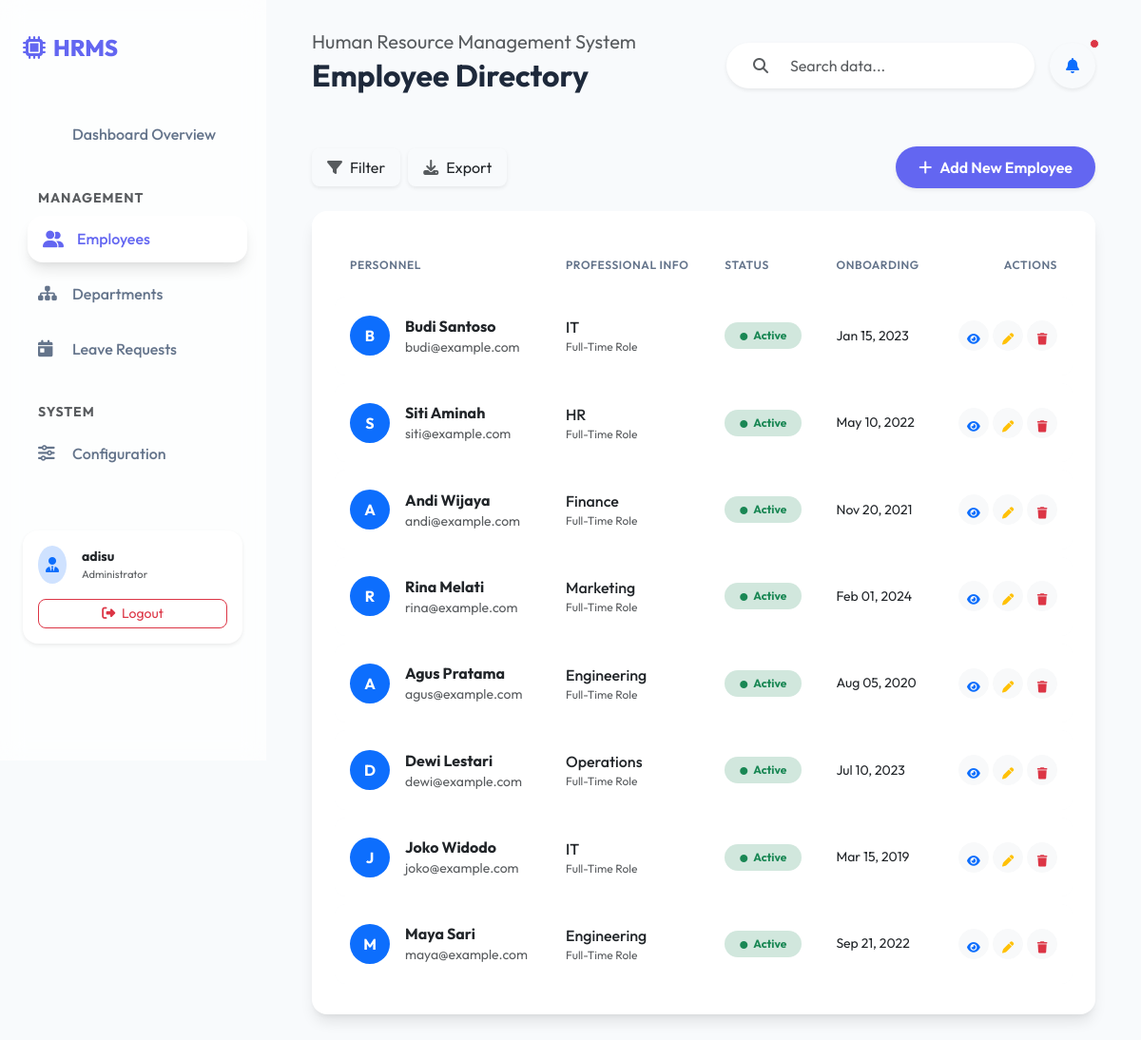
Screenshot of /employees/ (signed in) with the database file from the repository.
### core/models.py (models this page shows, shortened)
class Employee(models.Model):
    STATUS_CHOICES = [
        ('active', 'Active'),
        ('inactive', 'Inactive'),
    ]
    user = models.OneToOneField(User, on_delete=models.CASCADE, null=True, blank=True)
    full_name = models.CharField(max_length=200)
    email = models.EmailField(unique=True)
    phone = models.CharField(max_length=20, blank=True)
    department = models.ForeignKey(Department, on_delete=models.SET_NULL, null=True)
    date_joined = models.DateField()
    status = models.CharField(max_length=10, choices=STATUS_CHOICES, default='active')

class Department(models.Model):
    name = models.CharField(max_length=100)
    description = models.TextField(blank=True)
    class Meta:
        verbose_name_plural = 'Departments'

### core/views.py (the view)
# urls.py: path('employees/', views.EmployeeListView.as_view(), name='employee_list'),
class EmployeeListView(LoginRequiredMixin, ListView):
    model = Employee
    template_name = 'core/employee_list.html'
    context_object_name = 'employees'
    paginate_by = 10
    def get_queryset(self):
        queryset = super().get_queryset()
        q = self.request.GET.get('q')
        dept = self.request.GET.get('dept')
        status = self.request.GET.get('status')
        if q:
            queryset = queryset.filter(
                Q(full_name__icontains=q) |
                Q(email__icontains=q) |
                Q(phone__icontains=q)
            )
        if dept:
            queryset = queryset.filter(department_id=dept)
        if status:
            queryset = queryset.filter(status=status)
        return queryset
    def get_context_data(self, **kwargs):
        context = super().get_context_data(**kwargs)
        context['departments'] = Department.objects.all()
        return context

### templates/core/employee_list.html (shortened to what this page needs)
{% extends 'base.html' %}
{% block page_title %}Employee Directory{% endblock %}
{% block content %}
<div class="d-flex justify-content-between align-items-center mb-4">
    <div class="d-flex gap-2">
        <div class="dropdown">
            <button class="btn btn-white shadow-sm rounded-3 px-3 py-2 border-0" data-bs-toggle="dropdown" aria-expanded="false">
                <i class="fas fa-filter text-muted me-2"></i>Filter
            </button>
        </div>
        <a href="{% url 'core:export_employees_csv' %}?q={{ request.GET.q }}&dept={{ request.GET.dept }}&status={{ request.GET.status }}" class="btn btn-white shadow-sm rounded-3 px-3 py-2 border-0">
            <i class="fas fa-download text-muted me-2"></i>Export
        </a>
    </div>
    <a href="/admin/core/employee/add/" class="btn btn-primary rounded-pill px-4 shadow-sm">
        <i class="fas fa-plus me-2"></i>Add New Employee
    </a>
</div>
<div class="table-container animate-fade-in">
    <table class="table align-middle mb-0">
        <thead>
            <tr>
                <th>Personnel</th>
                <th>Professional Info</th>
                <th>Status</th>
                <th>Onboarding</th>
                <th class="text-end">Actions</th>
            </tr>
        </thead>
        <tbody>
            {% for employee in employees %}
            <tr>
                <td>
                    <div class="d-flex align-items-center">
                        <div class="bg-primary text-white rounded-circle d-flex align-items-center justify-content-center me-3" style="width: 42px; height: 42px; font-weight: 700;">
                            {{ employee.full_name|slice:":1" }}
                        </div>
                        <div>
                            <div class="fw-bold text-dark">{{ employee.full_name }}</div>
                            <div class="text-muted small">{{ employee.email }}</div>
                        </div>
                    </div>
                </td>
                <td>
                    <div class="fw-medium text-dark">{{ employee.department.name|default:"Unassigned" }}</div>
                    <div class="text-muted smaller" style="font-size: 0.75rem;">Full-Time Role</div>
                </td>
                <td>
                    <span class="badge rounded-pill {% if employee.status == 'active' %}bg-success-subtle text-success{% else %}bg-secondary-subtle text-secondary{% endif %} px-3 py-2">
                        <i class="fas fa-circle me-1" style="font-size: 0.5rem;"></i>
                        {{ employee.get_status_display }}
                    </span>
                </td>
                <td>
                    <div class="text-dark small">{{ employee.date_joined|date:"M d, Y" }}</div>
                </td>
                <td class="text-end">
                    <div class="d-flex justify-content-end gap-1">
                        <button class="btn btn-light btn-sm rounded-circle p-2" title="View Profile" style="width: 32px; height: 32px;">
                            <i class="fas fa-eye text-primary small"></i>
                        </button>
                        <button class="btn btn-light btn-sm rounded-circle p-2" title="Edit Contact" style="width: 32px; height: 32px;">
                            <i class="fas fa-pen text-warning small"></i>
                        </button>
                        <button class="btn btn-light btn-sm rounded-circle p-2" title="Terminate" style="width: 32px; height: 32px;">
                            <i class="fas fa-trash text-danger small"></i>
                        </button>
                    </div>
                </td>
            </tr>
            {% endfor %}
        </tbody>
    </table>
</div>
{% endblock %}

### templates/base.html (shortened to what this page needs)
{% load static %}
<!doctype html>
<html lang="en">
  <head>
    <link href="https://cdn.jsdelivr.net/npm/bootstrap@5.3.3/dist/css/bootstrap.min.css" rel="stylesheet" />
    <link href="https://cdnjs.cloudflare.com/ajax/libs/font-awesome/6.5.1/css/all.min.css" rel="stylesheet" />
    <link rel="stylesheet" href="{% static 'css/modern.css' %}" />
  </head>
  <body>
    <nav class="sidebar">
      <a href="{% url 'core:dashboard' %}" class="sidebar-logo">
        <i class="fas fa-microchip me-2"></i>
        <span>HRMS</span>
      </a>
      <div class="nav flex-column mt-4">
        <a class="nav-link {% if request.resolver_match.url_name == 'dashboard' %}active{% endif %}" href="{% url 'core:dashboard' %}">
           Dashboard Overview
        </a>
        <div class="text-uppercase text-muted small fw-bold mt-4 mb-2 ps-3" style="letter-spacing: 1px;">Management</div>
        <a class="nav-link {% if request.resolver_match.url_name == 'employee_list' %}active{% endif %}" href="{% url 'core:employee_list' %}">
          <i class="fas fa-user-group"></i> Employees
        </a>
        <a class="nav-link {% if request.resolver_match.url_name == 'department_list' %}active{% endif %}" href="{% url 'core:department_list' %}">
          <i class="fas fa-sitemap"></i> Departments
        </a>
        <a class="nav-link {% if request.resolver_match.app_name == 'leaves' %}active{% endif %}" href="{% url 'leaves:leave_list' %}">
          <i class="fas fa-calendar-day"></i> Leave Requests
        </a>
        <div class="text-uppercase text-muted small fw-bold mt-4 mb-2 ps-3" style="letter-spacing: 1px;">System</div>
        <a class="nav-link" href="/admin/">
          <i class="fas fa-sliders-h"></i> Configuration
        </a>
      </div>
      <div class="mt-auto pt-5">
        {% if user.is_authenticated %}
        <div class="card bg-white border-0 shadow-sm p-3 rounded-4">
          <div class="d-flex align-items-center">
            <div class="bg-primary-subtle text-primary rounded-circle p-2 me-3">
              <i class="fas fa-user-tie"></i>
            </div>
            <div class="overflow-hidden">
              <div class="fw-bold text-truncate small">{{ user.username }}</div>
              <div class="text-muted smaller" style="font-size: 0.7rem;">Administrator</div>
            </div>
          </div>
          <a href="{% url 'logout' %}" class="btn btn-sm btn-outline-danger w-100 mt-3 rounded-3">
            <i class="fas fa-sign-out-alt me-1"></i> Logout
          </a>
        </div>
        {% else %}
        <a href="{% url 'login' %}" class="btn btn-primary w-100 rounded-pill">
          <i class="fas fa-sign-in-alt me-2"></i> Login
        </a>
        {% endif %}
      </div>
    </nav>
    <main>
      <header class="d-flex justify-content-between align-items-center mb-5 animate-fade-in" style="position: relative; z-index: 1050;">
        <div>
          <h5 class="text-muted fw-normal mb-1">Human Resource Management System</h5>
          <h2 class="fw-bold">{% block page_title %}Dashboard{% endblock %}</h2>
        </div>
        <div class="d-flex gap-3">
          <form method="GET" action="" class="input-group bg-white rounded-pill shadow-sm px-3 py-1 border-0">
            <span class="input-group-text bg-transparent border-0"><i class="fas fa-search text-muted"></i></span>
            <input type="text" name="q" class="form-control bg-transparent border-0" placeholder="Search data..." value="{{ request.GET.q }}">
          </form>
          <div class="dropdown">
            <button class="btn btn-white shadow-sm rounded-circle p-3 d-flex align-items-center justify-content-center position-relative" style="width: 48px; height: 48px;" data-bs-toggle="dropdown" aria-expanded="false">
              <i class="fas fa-bell text-primary"></i>
              <span class="position-absolute top-0 start-100 translate-middle p-1 bg-danger border border-light rounded-circle">
              </span>
            </button>
          </div>
        </div>
      </header>
      <div class="content card-container animate-fade-in" style="animation-delay: 0.1s;">
        {% block content %}{% endblock %}
      </div>
    </main>
  </body>
</html>

### static/css/modern.css (style rules this page uses)
:root { --primary: #6366f1; --primary-hover: #4f46e5; --secondary: #a855f7; --accent: #f43f5e; --bg-main: #f8fafc; --bg-card: rgba(255, 255, 255, 0.8); --text-main: #1e293b; --text-muted: #64748b; --sidebar-width: 280px; --glass-bg: rgba(255, 255, 255, 0.7); --glass-border: rgba(255, 255, 255, 0.3); --radius: 16px; --shadow: 0 10px 15px -3px rgba(0, 0, 0, 0.1), 0 4px 6px -2px rgba(0, 0, 0, 0.05); }
body { font-family: 'Outfit', 'Inter', sans-serif; background-color: var(--bg-main); color: var(--text-main); overflow-x: hidden; }
.sidebar { width: var(--sidebar-width); height: 100vh; position: fixed; left: 0; top: 0; background: var(--glass-bg); backdrop-filter: blur(12px); -webkit-backdrop-filter: blur(12px); border-right: 1px solid var(--glass-border); padding: 2rem 1.5rem; z-index: 1000; transition: all 0.3s cubic-bezier(0.4, 0, 0.2, 1); }
.sidebar-logo { font-size: 1.5rem; font-weight: 800; color: var(--primary); display: flex; align-items: center; margin-bottom: 3rem; text-decoration: none; }
.nav-link { color: var(--text-muted); font-weight: 500; padding: 0.8rem 1rem; border-radius: var(--radius); margin-bottom: 0.5rem; transition: all 0.2s ease; display: flex; align-items: center; }
.nav-link:hover, .nav-link.active { background: white; color: var(--primary); box-shadow: var(--shadow); transform: translateX(5px); }
.nav-link i { width: 24px; font-size: 1.1rem; margin-right: 12px; }
main { margin-left: var(--sidebar-width); padding: 2rem 3rem; min-height: 100vh; }
.card { background: var(--glass-bg); backdrop-filter: blur(8px); border: 1px solid var(--glass-border); border-radius: var(--radius); box-shadow: var(--shadow); transition: transform 0.3s ease, box-shadow 0.3s ease; overflow: hidden; }
.table-container { background: white; border-radius: var(--radius); padding: 1.5rem; box-shadow: var(--shadow); overflow: hidden; }
.table { width: 100%; border-collapse: separate; border-spacing: 0 0.5rem; }
.table thead th { background: transparent; color: var(--text-muted); font-weight: 600; text-transform: uppercase; font-size: 0.75rem; letter-spacing: 0.05em; border: none; padding: 1rem; }
.table tbody tr { background: #f8fafc; border-radius: 12px; transition: all 0.2s ease; }
.table td { padding: 1.2rem 1rem; border: none; vertical-align: middle; }
.table td:first-child { border-radius: 12px 0 0 12px; }
.table td:last-child { border-radius: 0 12px 12px 0; }
.btn-primary { background: var(--primary); border: none; padding: 0.6rem 1.5rem; border-radius: 10px; font-weight: 600; transition: all 0.2s ease; }
.animate-fade-in { animation: fadeIn 0.5s ease forwards; }

### rows the page displays
Employee: full_name "B", full_name "Budi Santoso", email "budi@example.com", department.name "IT", status "Active", date_joined "Jan 15, 2023"
Employee: full_name "S", full_name "Siti Aminah", email "siti@example.com", department.name "HR", status "Active", date_joined "May 10, 2022"
Employee: full_name "A", full_name "Andi Wijaya", email "andi@example.com", department.name "Finance", status "Active", date_joined "Nov 20, 2021"
Employee: full_name "R", full_name "Rina Melati", email "rina@example.com", department.name "Marketing", status "Active", date_joined "Feb 01, 2024"
Employee: full_name "A", full_name "Agus Pratama", email "agus@example.com", department.name "Engineering", status "Active", date_joined "Aug 05, 2020"
Employee: full_name "D", full_name "Dewi Lestari", email "dewi@example.com", department.name "Operations", status "Active", date_joined "Jul 10, 2023"
Employee: full_name "J", full_name "Joko Widodo", email "joko@example.com", department.name "IT", status "Active", date_joined "Mar 15, 2019"
Employee: full_name "M", full_name "Maya Sari", email "maya@example.com", department.name "Engineering", status "Active", date_joined "Sep 21, 2022"

### other values shown
{{ user.username }} "adisu"
